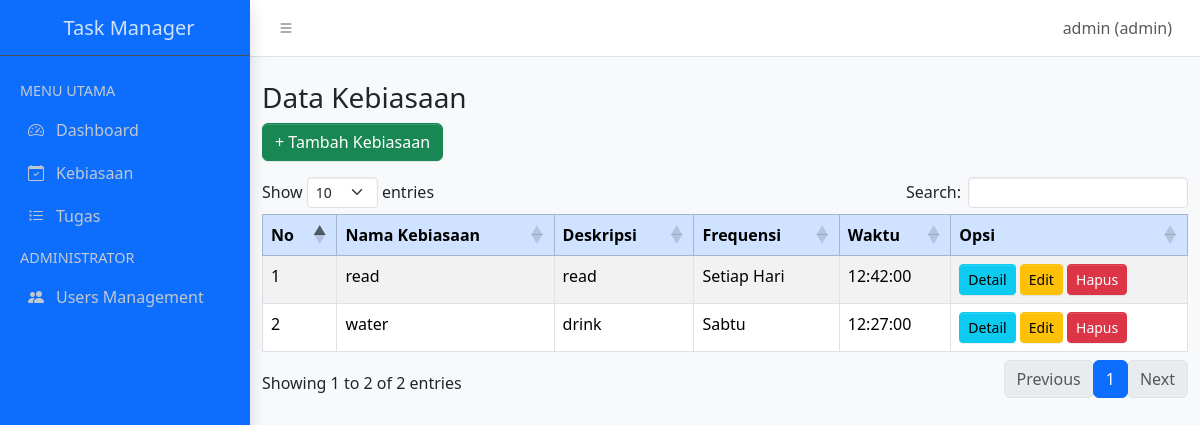
Screenshot of /task manager/index.php?p=kebiasaan (signed in) with the database file from the repository.
### tables this page shows
CREATE TABLE `kebiasaan` (
  `id_kebiasaan` int(12) NOT NULL,
  `user_id` int(12) NOT NULL,
  `nama_kebiasaan` varchar(50) NOT NULL,
  `deskripsi_kebiasaan` varchar(200) NOT NULL,
  `frequensi` enum('senin','selasa','rabu','kamis','jumat','sabtu','minggu','setiap hari') NOT NULL,
  `waktu` time NOT NULL,
  `status` enum('belum','selesai') NOT NULL DEFAULT 'belum'
);

### task manager/kebiasaan.php (the view, shortened to what this page needs)
<?php
$aksi = $_GET['aksi'] ?? '';
$id   = $_GET['id'] ?? '';
?>
<div class="container mt-4">
<?php
if ($aksi == 'tambah') {
  if (isset($_POST['simpan'])) {
    $nama_kebiasaan = $_POST['nama_kebiasaan'];
    $deskripsi      = $_POST['deskripsi'];
    $waktu          = $_POST['waktu'];
    $frequensi      = $_POST['frequensi'];
    $query = "INSERT INTO kebiasaan (user_id, nama_kebiasaan, deskripsi_kebiasaan, waktu, frequensi)
              VALUES ('$user_id', '$nama_kebiasaan', '$deskripsi', '$waktu', '$frequensi')";
    if ($konek->query($query)) {
      echo "<script>alert('Data kebiasaan berhasil ditambahkan!'); window.location='?p=kebiasaan';</script>";
    } else {
      echo "<div class='alert alert-danger'>Gagal menambah data! " . $konek->error . "</div>";
    }
  }
?>
<h3>Tambah Kebiasaan</h3>
<form method="POST">
  <div class="mb-3">
    <label>Nama Kebiasaan</label>
    <input type="text" name="nama_kebiasaan" class="form-control" required>
  </div>
  <div class="mb-3">
    <label>Deskripsi</label>
    <textarea name="deskripsi" class="form-control" required></textarea>
  </div>
  <div class="mb-3">
    <label>Waktu</label>
    <input type="time" name="waktu" class="form-control" required>
  </div>
  <div class="mb-3">
    <label>Frequensi</label>
    <select name="frequensi" class="form-control" required>
      <option value="">-- Pilih --</option>
      <option value="setiap hari">Setiap Hari</option>
      <option value="senin">Senin</option>
      <option value="selasa">Selasa</option>
      <option value="rabu">Rabu</option>
      <option value="kamis">Kamis</option>
      <option value="jumat">Jumat</option>
      <option value="sabtu">Sabtu</option>
      <option value="minggu">Minggu</option>
    </select>
  </div>
  <button type="submit" name="simpan" class="btn btn-primary">Simpan</button>
  <a href="?p=kebiasaan" class="btn btn-secondary">Kembali</a>
</form>
<?php
} else { ?>
<h3>Data Kebiasaan</h3>
<a href="?p=kebiasaan&aksi=tambah" class="btn btn-success mb-3">+ Tambah Kebiasaan</a>
<table class="table table-bordered table-striped datatable">
  <thead class="table-primary">
    <tr>
      <th>No</th>
      <th>Nama Kebiasaan</th>
      <th>Deskripsi</th>
      <th>Frequensi</th>
      <th>Waktu</th>
      <th>Opsi</th>
    </tr>
  </thead>
  <tbody>
<?php
$no = 1;
$query = $konek->query("SELECT * FROM kebiasaan WHERE user_id='$user_id' ORDER BY id_kebiasaan DESC");
if ($query->num_rows > 0) {
  while ($row = $query->fetch_assoc()) {
    echo "<tr>";
    echo "<td>{$no}</td>";
    echo "<td>" . htmlspecialchars($row['nama_kebiasaan']) . "</td>";
    echo "<td>" . htmlspecialchars($row['deskripsi_kebiasaan']) . "</td>";
    echo "<td>" . ucwords(htmlspecialchars($row['frequensi'])) . "</td>";
    echo "<td>" . htmlspecialchars($row['waktu']) . "</td>";
    echo "<td>
            <a href='?p=kebiasaan&aksi=detail&id=" . urlencode($row['id_kebiasaan']) . "' class='btn btn-info btn-sm'>Detail</a>
            <a href='?p=kebiasaan&aksi=edit&id=" . urlencode($row['id_kebiasaan']) . "' class='btn btn-warning btn-sm'>Edit</a>
            <a href='?p=kebiasaan&aksi=hapus&id=" . urlencode($row['id_kebiasaan']) . "' class='btn btn-danger btn-sm' onclick='return confirm(\"Yakin mau hapus data ini?\")'>Hapus</a>
          </td>";
    echo "</tr>";
    $no++;
  }
} else {
  echo "<tr><td colspan='6' class='text-center'>Belum ada data kebiasaan</td></tr>";
}
?>
  </tbody>
</table>
<?php } ?>
</div>

### rows the page displays
kebiasaan: nama_kebiasaan "read", deskripsi_kebiasaan "read", frequensi "Setiap Hari", waktu "12:42:00"
kebiasaan: nama_kebiasaan "water", deskripsi_kebiasaan "drink", frequensi "Sabtu", waktu "12:27:00"

### other values shown
$username "admin"
$role "admin"
